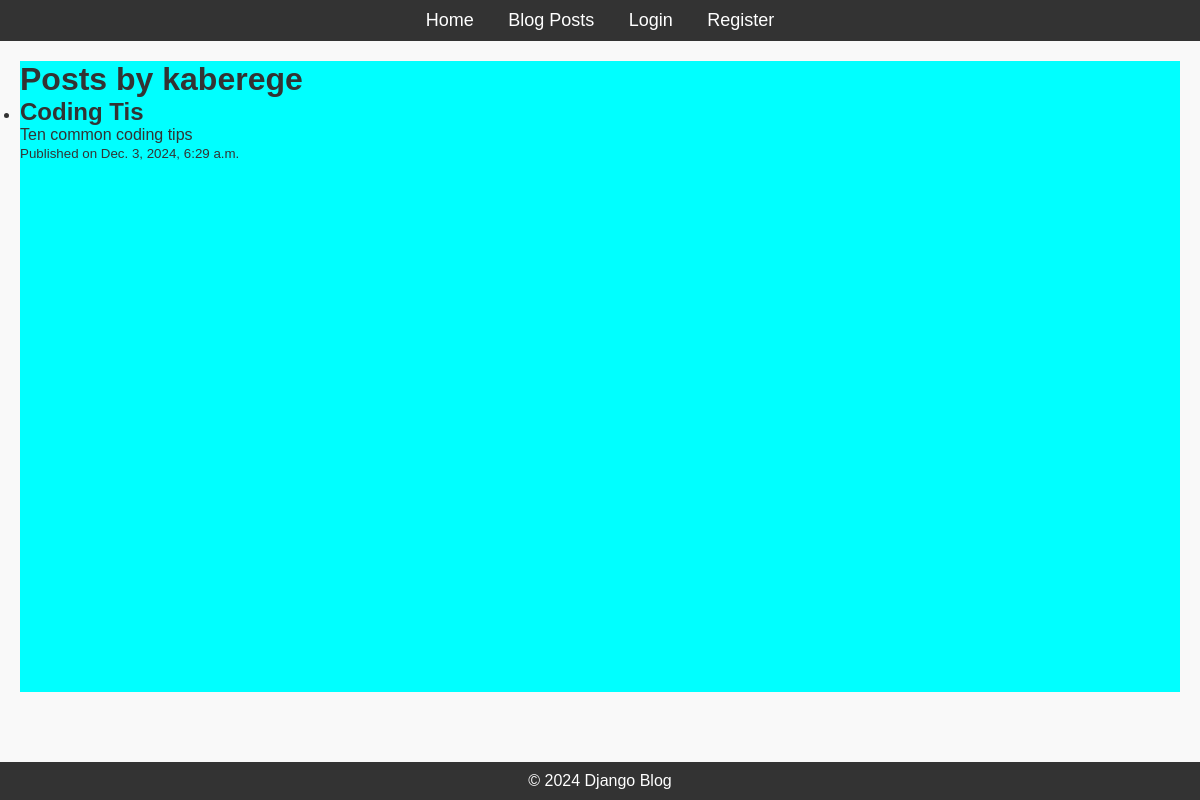
Screenshot of /user/1/posts/ with the database file from the repository.
### blog/models.py (models this page shows, shortened)
class Post(models.Model):
    title = models.CharField(max_length=200)
    content = models.TextField()
    published_date = models.DateTimeField(auto_now_add=True)
    author = models.ForeignKey(User, on_delete=models.CASCADE, related_name='posts')

### blog/views.py (the view)
# urls.py: path('user/<int:user_id>/posts/', views.user_posts_details, name='user_posts_details'),
def user_posts_details(request, user_id):
    user = get_object_or_404(User, id=user_id)
    posts = Post.objects.filter(author=user)
    context = {"user": user, "posts": posts}
    return render(request, 'blog/posts_details.html', context)

### blog/templates/blog/posts_details.html (shortened to what this page needs)
{% extends 'blog/base.html' %}
{% block content %}
<h1>Posts by {{ user.username }}</h1>
{% if posts %}
<ul>
    {% for post in posts %}
    <li>
        <h2>{{ post.title }}</h2>
        <p>{{ post.content }}</p>
        <small>Published on {{ post.published_date }}</small>
    </li>
    {% endfor %}
</ul>
{% else %}
<p>No posts found.</p>
{% endif %}
{% endblock %}

### blog/static/css/styles.css (style rules this page uses)
* { margin: 0; padding: 0; box-sizing: border-box; }
body { font-family: Arial, sans-serif; background-color: #f9f9f9; color: #333; }

### rows the page displays
Post: title "Coding Tis", content "Ten common coding tips", published_date "Dec. 3, 2024, 6:29 a.m."

### other values shown
{{ user.username }} "kaberege"
